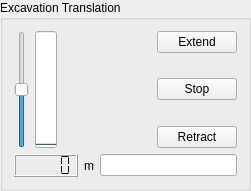
        <widget class="QGroupBox" name="groupBox_9">
         <property name="geometry">
          <rect>
           <x>229</x>
           <y>338</y>
           <width>251</width>
           <height>191</height>
          </rect>
         </property>
         <property name="sizePolicy">
          <sizepolicy hsizetype="Preferred" vsizetype="Preferred">
           <horstretch>1</horstretch>
           <verstretch>1</verstretch>
          </sizepolicy>
         </property>
         <property name="focusPolicy">
          <enum>Qt::NoFocus</enum>
         </property>
         <property name="title">
          <string>Excavation Translation</string>
         </property>
         <layout class="QGridLayout" name="gridLayout_2">
          <item row="0" column="5" rowspan="3">
           <layout class="QVBoxLayout" name="verticalLayout_36">
            <item>
             <widget class="QPushButton" name="pushButton_ExcavationTranslationExtend">
              <property name="focusPolicy">
               <enum>Qt::NoFocus</enum>
              </property>
              <property name="text">
               <string>Extend</string>
              </property>
             </widget>
            </item>
            <item>
             <spacer name="verticalSpacer_3">
              <property name="orientation">
               <enum>Qt::Vertical</enum>
              </property>
              <property name="sizeHint" stdset="0">
               <size>
                <width>20</width>
                <height>40</height>
               </size>
              </property>
             </spacer>
            </item>
            <item>
             <widget class="QPushButton" name="pushButton_ExcavationTranslationStop">
              <property name="focusPolicy">
               <enum>Qt::NoFocus</enum>
              </property>
              <property name="text">
               <string>Stop</string>
              </property>
             </widget>
            </item>
            <item>
             <spacer name="verticalSpacer_8">
              <property name="focusPolicy">
               <enum>Qt::NoFocus</enum>
              </property>
              <property name="orientation">
               <enum>Qt::Vertical</enum>
              </property>
              <property name="sizeHint" stdset="0">
               <size>
                <width>20</width>
                <height>40</height>
               </size>
              </property>
             </spacer>
            </item>
            <item>
             <widget class="QPushButton" name="pushButton_ExcavationTranslationRetract">
              <property name="focusPolicy">
               <enum>Qt::NoFocus</enum>
              </property>
              <property name="text">
               <string>Retract</string>
              </property>
             </widget>
            </item>
           </layout>
          </item>
          <item row="3" column="0" colspan="6">
           <layout class="QHBoxLayout" name="horizontalLayout_13">
            <item>
             <widget class="QLCDNumber" name="lcdNumber_ExcavationTranslation">
              <property name="focusPolicy">
               <enum>Qt::NoFocus</enum>
              </property>
              <property name="smallDecimalPoint">
               <bool>false</bool>
              </property>
              <property name="segmentStyle">
               <enum>QLCDNumber::Flat</enum>
              </property>
              <property name="value" stdset="0">
               <double>0.000000000000000</double>
              </property>
             </widget>
            </item>
            <item>
             <widget class="QLabel" name="label_16">
              <property name="focusPolicy">
               <enum>Qt::NoFocus</enum>
              </property>
              <property name="text">
               <string>m</string>
              </property>
             </widget>
            </item>
            <item>
             <widget class="IntEdit" name="lineEdit_ExcavationTranslation"/>
            </item>
           </layout>
          </item>
          <item row="0" column="0" rowspan="3">
           <widget class="QSlider" name="slider_ExcavationTranslation">
            <property name="focusPolicy">
             <enum>Qt::NoFocus</enum>
            </property>
            <property name="minimum">
             <number>-100</number>
            </property>
            <property name="maximum">
             <number>100</number>
            </property>
            <property name="pageStep">
             <number>1</number>
            </property>
            <property name="value">
             <number>0</number>
            </property>
            <property name="sliderPosition">
             <number>0</number>
            </property>
            <property name="orientation">
             <enum>Qt::Vertical</enum>
            </property>
           </widget>
          </item>
          <item row="1" column="2">
           <spacer name="verticalSpacer_5">
            <property name="orientation">
             <enum>Qt::Vertical</enum>
            </property>
            <property name="sizeHint" stdset="0">
             <size>
              <width>20</width>
              <height>105</height>
             </size>
            </property>
           </spacer>
          </item>
          <item row="0" column="1" rowspan="3">
           <widget class="QProgressBar" name="progressBar_ExcavationTranslation">
            <property name="focusPolicy">
             <enum>Qt::NoFocus</enum>
            </property>
            <property name="layoutDirection">
             <enum>Qt::LeftToRight</enum>
            </property>
            <property name="maximum">
             <number>100</number>
            </property>
            <property name="value">
             <number>0</number>
            </property>
            <property name="textVisible">
             <bool>true</bool>
            </property>
            <property name="orientation">
             <enum>Qt::Vertical</enum>
            </property>
            <property name="textDirection">
             <enum>QProgressBar::TopToBottom</enum>
            </property>
           </widget>
          </item>
          <item row="1" column="3">
           <spacer name="verticalSpacer_6">
            <property name="orientation">
             <enum>Qt::Vertical</enum>
            </property>
            <property name="sizeHint" stdset="0">
             <size>
              <width>20</width>
              <height>105</height>
             </size>
            </property>
           </spacer>
          </item>
          <item row="1" column="4">
           <spacer name="verticalSpacer_14">
            <property name="orientation">
             <enum>Qt::Vertical</enum>
            </property>
            <property name="sizeHint" stdset="0">
             <size>
              <width>20</width>
              <height>40</height>
             </size>
            </property>
           </spacer>
          </item>
          <item row="0" column="2">
           <widget class="LedIndicator" name="ledIndicator_ExcavationTranslationExtendLeft" native="true"/>
          </item>
          <item row="0" column="4">
           <widget class="LedIndicator" name="ledIndicator_ExcavationTranslationExtendRight" native="true"/>
          </item>
          <item row="2" column="3">
           <widget class="LedIndicator" name="ledIndicator_ExcavationTranslationRetract" native="true"/>
          </item>
         </layout>
        </widget>
